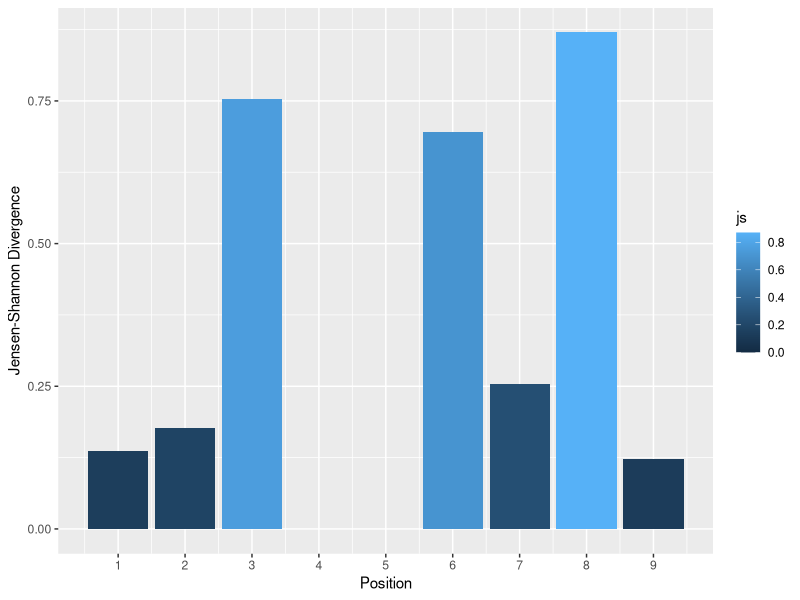

Generate this figure with R:
library(ggplot2)
library(reshape)
a <- read.table('js_divergences.txt', header=TRUE)

png('./divergences.png', height=4, width=6, units='in', res=300)

a$pos = c(1:length(a$js))

p <- ggplot(data=a, aes(x=pos, y=js, fill=js)) +
     geom_bar(stat="identity") +
     xlab('Position') +
     ylab('Jensen-Shannon Divergence') +
     scale_x_continuous(breaks=c(1:9))

#p <- ggplot(data=a, aes(x=pos, y=js)) +
#     geom_bar() +
#     ylab('Jensen-Shannon divergence') +
#     xlab('position')

print(p)

dev.off()
